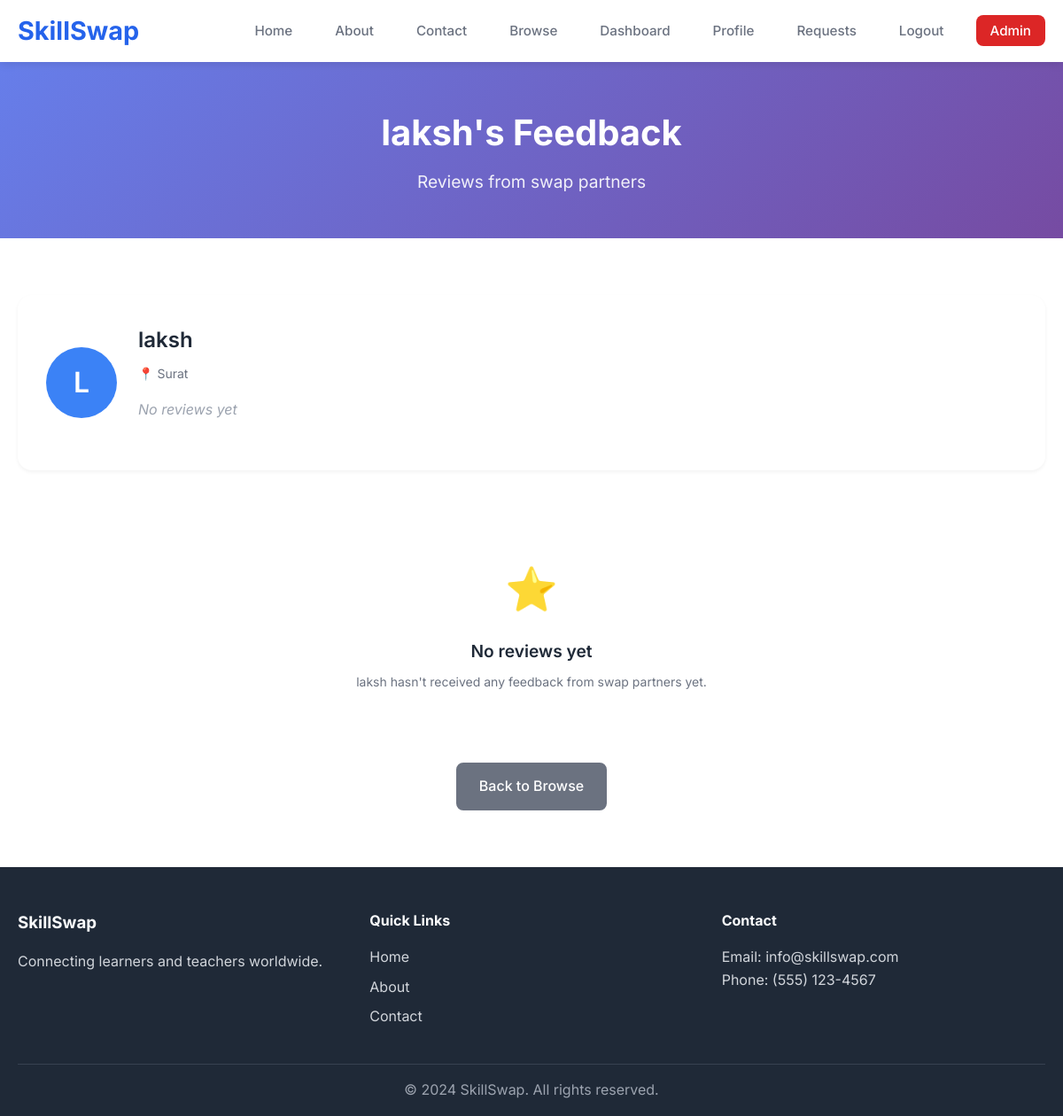
Page /view_feedback/2 (signed in) on the committed database.
### app.py (models this page shows, shortened)
class User(UserMixin, db.Model):
    id = db.Column(db.Integer, primary_key=True)
    full_name = db.Column(db.String(100), nullable=False)
    email = db.Column(db.String(120), unique=True, nullable=False)
    password_hash = db.Column(db.String(255), nullable=False)
    profile_photo = db.Column(db.String(255))
    location = db.Column(db.String(100))
    created_at = db.Column(db.DateTime, default=db.func.current_timestamp())
    last_seen = db.Column(db.DateTime, default=db.func.current_timestamp())
    profile = db.relationship('Profile', backref='user', uselist=False)

### app.py (the view)
@app.route('/view_feedback/<int:user_id>')
def view_feedback(user_id):
    user = User.query.get(user_id)
    if not user:
        flash('User not found.', 'error')
        return redirect(url_for('browse'))
    feedbacks = SwapFeedback.query.filter_by(reviewed_id=user_id).order_by(SwapFeedback.created_at.desc()).all()
    if feedbacks:
        avg_rating = sum(f.rating for f in feedbacks) / len(feedbacks)
        total_feedback = len(feedbacks)
    else:
        avg_rating = 0
        total_feedback = 0
    return render_template('view_feedback.html',
                         user=user,
                         feedbacks=feedbacks,
                         avg_rating=avg_rating,
                         total_feedback=total_feedback)

### app.py (called while the page is built)
@login_manager.user_loader
def load_user(user_id):
    return User.query.get(int(user_id))

@app.context_processor
def inject_pending_requests():
    if current_user.is_authenticated:
        current_user.last_seen = datetime.utcnow()
        db.session.commit()
        pending_requests_count = SwapRequest.query.filter_by(
            receiver_id=current_user.id,
            status='pending'
        ).count()
        return {'pending_requests_count': pending_requests_count}
    return {'pending_requests_count': 0}

@app.context_processor
def inject_unread_messages():
    if current_user.is_authenticated:
        chats = Chat.query.filter(
            db.or_(
                Chat.user1_id == current_user.id,
                Chat.user2_id == current_user.id
            )
        ).all()
        total_unread = 0
        for chat in chats:
            unread_count = chat.messages.filter(
                db.and_(
                    ChatMessage.sender_id != current_user.id,
                    ChatMessage.is_read == False
                )
            ).count()
            total_unread += unread_count
        return {'unread_messages_count': total_unread}
    return {'unread_messages_count': 0}

### templates/view_feedback.html (shortened to what this page needs)
<!DOCTYPE html>
<html lang="en">
<head>
    <link rel="stylesheet" href="{{ url_for('static', filename='css/style.css') }}">
</head>
<body>
    <header class="header">
        <nav class="navbar">
            <div class="nav-container">
                <div class="nav-logo">
                    <h1>SkillSwap</h1>
                </div>
                <ul class="nav-menu">
                    <li class="nav-item">
                        <a href="{{ url_for('homepage') }}" class="nav-link">Home</a>
                    </li>
                    <li class="nav-item">
                        <a href="{{ url_for('about') }}" class="nav-link">About</a>
                    </li>
                    <li class="nav-item">
                        <a href="{{ url_for('contact') }}" class="nav-link">Contact</a>
                    </li>
                    <li class="nav-item">
                        <a href="{{ url_for('browse') }}" class="nav-link">Browse</a>
                    </li>
                    {% if current_user.is_authenticated %}
                        <li class="nav-item">
                            <a href="{{ url_for('dashboard') }}" class="nav-link">Dashboard</a>
                        </li>
                        <li class="nav-item">
                            <a href="{{ url_for('profile') }}" class="nav-link">Profile</a>
                        </li>
                        <li class="nav-item">
                            <a href="{{ url_for('requests') }}" class="nav-link">Requests</a>
                        </li>
                        <li class="nav-item">
                            <a href="{{ url_for('logout') }}" class="nav-link">Logout</a>
                        </li>
                        <li class="nav-item admin-nav-item">
                            <a href="{{ url_for('admin_login') }}" class="nav-link admin-link">Admin</a>
                        </li>
                    {% endif %}
                </ul>
            </div>
        </nav>
    </header>
    <main class="main">
        <section class="page-header">
            <div class="container">
                <h1 class="page-title">{{ user.full_name }}'s Feedback</h1>
                <p class="page-subtitle">Reviews from swap partners</p>
            </div>
        </section>
        <section class="feedback-content">
            <div class="container">
                <div class="feedback-overview">
                    <div class="user-info-card">
                        <div class="user-avatar">
                            {% if user.profile_photo %}
                                <img src="{{ url_for('static', filename=user.profile_photo) }}" alt="Profile Photo">
                            {% else %}
                                <div class="avatar-placeholder">
                                    <span>{{ user.full_name[0].upper() }}</span>
                                </div>
                            {% endif %}
                        </div>
                        <div class="user-details">
                            <h2>{{ user.full_name }}</h2>
                            {% if user.location %}
                                <p class="user-location">📍 {{ user.location }}</p>
                            {% endif %}
                            {% if total_feedback > 0 %}
                                <div class="rating-display">
                                    <div class="rating-score">
                                        <span class="rating-number">{{ "%.1f"|format(avg_rating) }}</span>
                                        <span class="rating-max">/5</span>
                                    </div>
                                    <div class="rating-details">
                                        <div class="rating-label">Average Rating</div>
                                        <div class="stars-display large">
                                            {% for i in range(1, 6) %}
                                                <span class="star {% if i <= avg_rating %}filled{% endif %}">★</span>
                                            {% endfor %}
                                        </div>
                                        <span class="rating-count">{{ total_feedback }} review{{ 's' if total_feedback != 1 else '' }}</span>
                                    </div>
                                </div>
                                <div class="rating-breakdown">
                                    {% for i in range(5, 0, -1) %}
                                        {% set count = feedbacks|selectattr('rating', 'equalto', i)|list|length %}
                                        {% if count > 0 %}
                                            <div class="rating-bar">
                                                <span class="rating-bar-label">{{ i }}</span>
                                                <div class="rating-bar-container">
                                                    <div class="rating-bar-fill" style="width: {{ (count / total_feedback * 100)|round(1) }}%"></div>
                                                </div>
                                                <span class="rating-bar-count">{{ count }}</span>
                                            </div>
                                        {% endif %}
                                    {% endfor %}
                                </div>
                            {% else %}
                                <div class="no-rating">
                                    <span>No reviews yet</span>
                                </div>
                            {% endif %}
                        </div>
                    </div>
                </div>
                <div class="feedback-list">
                    {% if feedbacks %}
                        <h3>All Reviews</h3>
                        <div class="reviews-container">
                            {% for feedback in feedbacks %}
                                <div class="review-card">
                                    <div class="review-header">
                                        <div class="reviewer-info">
                                            <h4>{{ feedback.reviewer.full_name }}</h4>
                                            <span class="review-date">{{ feedback.created_at.strftime('%B %d, %Y') }}</span>
                                        </div>
                                        <div class="review-rating">
                                            <div class="stars-display">
                                                {% for i in range(1, 6) %}
                                                    <span class="star {% if i <= feedback.rating %}filled{% endif %}">★</span>
                                                {% endfor %}
                                            </div>
                                        </div>
                                    </div>
                                    {% if feedback.comment %}
                                        <div class="review-comment">
                                            <p>{{ feedback.comment }}</p>
                                        </div>
                                    {% endif %}
                                </div>
                            {% endfor %}
                        </div>
                    {% else %}
                        <div class="empty-feedback">
                            <div class="empty-icon">⭐</div>
                            <h3>No reviews yet</h3>
                            <p>{{ user.full_name }} hasn't received any feedback from swap partners yet.</p>
                        </div>
                    {% endif %}
                </div>
                <div class="back-actions">
                    <a href="{{ url_for('browse') }}" class="btn btn-secondary">Back to Browse</a>
                </div>
            </div>
        </section>
    </main>
    <footer class="footer">
        <div class="container">
            <div class="footer-content">
                <div class="footer-section">
                    <h3>SkillSwap</h3>
                    <p>Connecting learners and teachers worldwide.</p>
                </div>
                <div class="footer-section">
                    <h4>Quick Links</h4>
                    <ul>
                        <li><a href="{{ url_for('homepage') }}">Home</a></li>
                        <li><a href="{{ url_for('about') }}">About</a></li>
                        <li><a href="{{ url_for('contact') }}">Contact</a></li>
                    </ul>
                </div>
                <div class="footer-section">
                    <h4>Contact</h4>
                    <p>Email: info@skillswap.com</p>
                    <p>Phone: (555) 123-4567</p>
                </div>
            </div>
            <div class="footer-bottom">
                <p>&copy; 2024 SkillSwap. All rights reserved.</p>
            </div>
        </div>
    </footer>
</body>
</html>

### static/css/style.css (style rules this page uses)
* { margin: 0; padding: 0; box-sizing: border-box; }
body { font-family: 'Inter', -apple-system, BlinkMacSystemFont, 'Segoe UI', Roboto, sans-serif; line-height: 1.6; color: #333; background-color: #ffffff; }
.container { max-width: 1200px; margin: 0 auto; padding: 0 20px; }
.header { background-color: #ffffff; box-shadow: 0 2px 10px rgba(0, 0, 0, 0.1); position: sticky; top: 0; z-index: 1000; }
.navbar { padding: 0.75rem 0; }
.nav-container { display: flex; justify-content: space-between; align-items: center; max-width: 1200px; margin: 0 auto; padding: 0 20px; }
.nav-logo { display: flex; align-items: center; gap: 0.75rem; }
.nav-logo h1 { font-size: 1.8rem; font-weight: 700; color: #2563eb; margin: 0; }
.nav-menu { display: flex; list-style: none; gap: 1.5rem; align-items: center; }
.nav-link { text-decoration: none; color: #6b7280; font-weight: 500; transition: color 0.3s ease; padding: 0.5rem 0.75rem; border-radius: 0.5rem; position: relative; font-size: 0.95rem; }
.nav-link { position: relative; }
.main { min-height: calc(100vh - 200px); }
.btn { display: inline-block; padding: 0.75rem 1.5rem; text-decoration: none; border-radius: 0.5rem; font-weight: 500; transition: all 0.3s ease; border: none; cursor: pointer; font-size: 1rem; }
.btn-secondary { background-color: #6b7280; color: white; border: 2px solid #6b7280; }
.page-header { padding: 3rem 0; background: linear-gradient(135deg, #667eea 0%, #764ba2 100%); color: white; text-align: center; }
.page-title { font-size: 2.5rem; font-weight: 700; margin-bottom: 0.5rem; }
.page-subtitle { font-size: 1.2rem; opacity: 0.9; }
.footer { background-color: #1f2937; color: white; padding: 3rem 0 1rem; }
.footer-content { display: grid; grid-template-columns: repeat(auto-fit, minmax(250px, 1fr)); gap: 2rem; margin-bottom: 2rem; }
.footer-section h3, .footer-section h4 { margin-bottom: 1rem; color: #f9fafb; }
.footer-section p { color: #d1d5db; line-height: 1.6; }
.footer-section ul { list-style: none; }
.footer-section ul li { margin-bottom: 0.5rem; }
.footer-section ul li a { color: #d1d5db; text-decoration: none; transition: color 0.3s ease; }
.footer-bottom { border-top: 1px solid #374151; padding-top: 1rem; text-align: center; }
.footer-bottom p { color: #9ca3af; }
.user-location { color: #6b7280; margin-bottom: 0.5rem; }
.user-avatar { width: 60px; height: 60px; border-radius: 50%; overflow: hidden; flex-shrink: 0; }
.avatar-placeholder { width: 100%; height: 100%; background: linear-gradient(135deg, #667eea 0%, #764ba2 100%); display: flex; align-items: center; justify-content: center; font-size: 1.5rem; font-weight: 600; color: white; }
.user-location { color: #6b7280; font-size: 0.875rem; margin: 0 0 0.25rem 0; }
.user-details { margin-bottom: 1.5rem; }
.feedback-overview { margin-bottom: 2rem; }
.empty-feedback { text-align: center; padding: 2rem 1rem; color: #6b7280; }
.empty-feedback .empty-icon { font-size: 2rem; margin-bottom: 0.5rem; }
.empty-feedback p { font-size: 0.875rem; margin: 0; }
.empty-icon { font-size: 3rem; margin-bottom: 1rem; }
.admin-nav-item { margin-left: auto; }
.admin-link { background: #dc2626; color: white !important; padding: 0.5rem 1rem !important; border-radius: 0.5rem; font-weight: 500; transition: background-color 0.3s ease; }
.feedback-content { padding: 4rem 0; }
.feedback-overview { margin-bottom: 3rem; }
.user-info-card { display: flex; align-items: center; gap: 1.5rem; background: white; padding: 2rem; border-radius: 1rem; box-shadow: 0 2px 4px rgba(0, 0, 0, 0.05); }
.user-avatar { width: 80px; height: 80px; border-radius: 50%; overflow: hidden; flex-shrink: 0; }
.avatar-placeholder { width: 100%; height: 100%; background: #3b82f6; color: white; display: flex; align-items: center; justify-content: center; font-size: 2rem; font-weight: 600; }
.user-details h2 { font-size: 1.5rem; font-weight: 600; margin-bottom: 0.5rem; color: #1f2937; }
.user-location { color: #6b7280; margin-bottom: 1rem; }
.no-rating { color: #9ca3af; font-style: italic; }
.feedback-list h3 { font-size: 1.5rem; font-weight: 600; margin-bottom: 1.5rem; color: #1f2937; }
.empty-feedback { text-align: center; padding: 3rem 1rem; color: #6b7280; }
.empty-feedback .empty-icon { font-size: 3rem; margin-bottom: 1rem; }
.empty-feedback h3 { font-size: 1.2rem; font-weight: 600; margin-bottom: 0.5rem; color: #1f2937; }
.back-actions { margin-top: 2rem; text-align: center; }

### rows in the picture
User: full_name "laksh", full_name "L", location "Surat"
